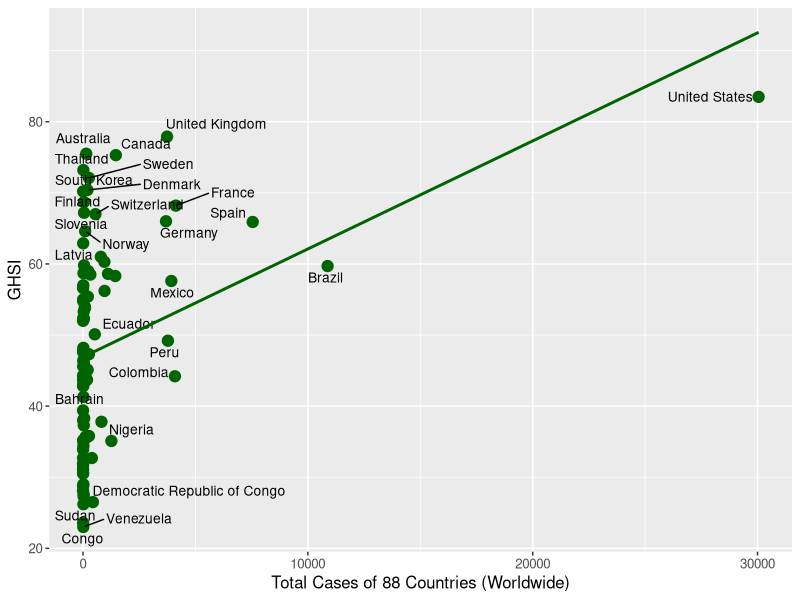
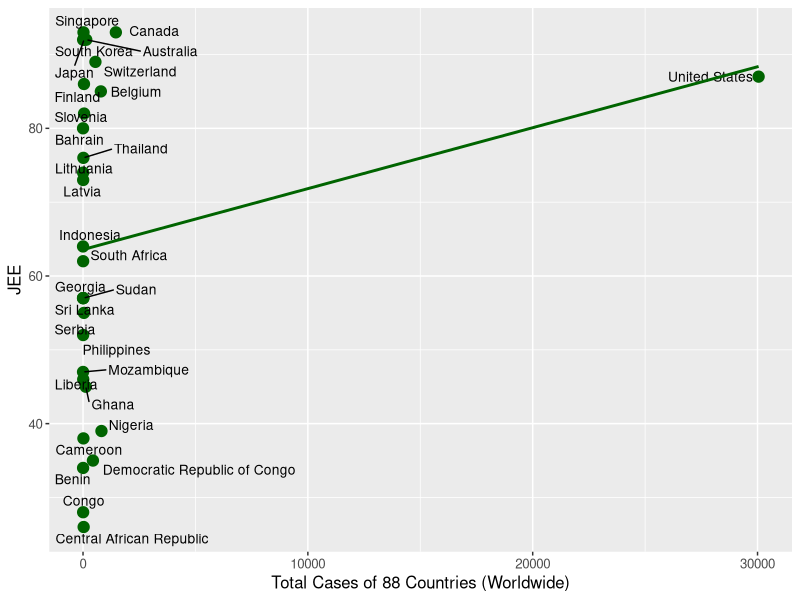
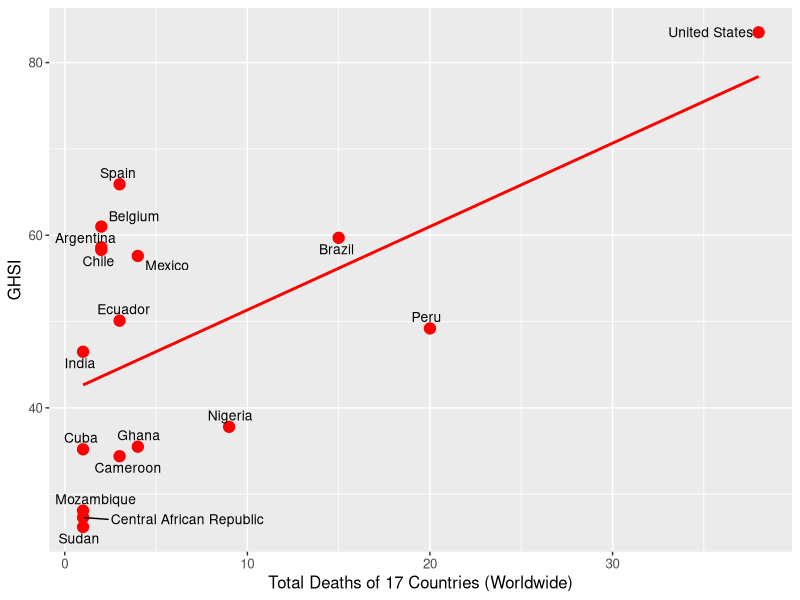
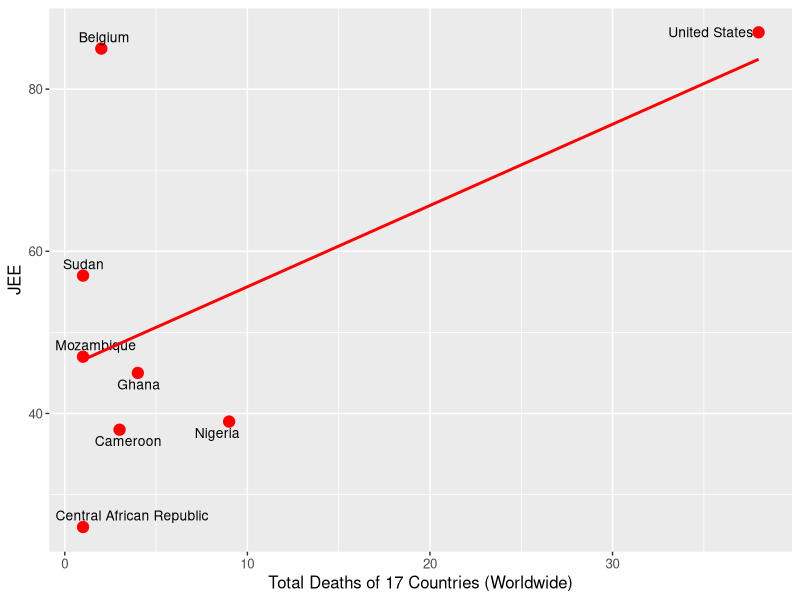
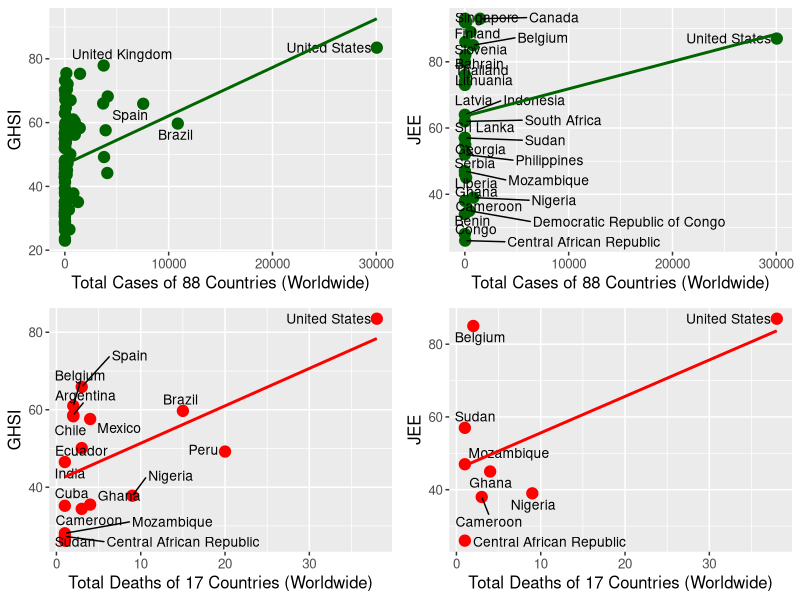

These figures' R source, in order:
library(ggplot2)
library(ggrepel)

options(scipen = 999)


#selection of Top-20 countries
#Data Management

setwd('E:\\MPX Short Articles')
MPX <- read.csv("MPX.csv")

MPX <- subset(MPX, MPX$date == "2023-03-15") #5/29/2021

#Remove World and International information
MPX<-MPX[!(MPX$iso_code=="OWID_WRL"),]

NROW(MPX)
#Creating CFR
MPX$CFR <- (MPX$total_deaths/MPX$total_cases)*100

options(scipen = 999)

GHSI <- read.csv("GHSI.csv")
GHSI[GHSI == 0] <- NA

WGI <- read.csv("WGI.csv")
WGI[WGI == 0] <- NA

JEE <- read.csv("JEE_All3.csv")
JEE$RS[JEE$RS == 0] <- NA

Obesity <- read.csv("Obesity.csv")

#Merge all data with GHSI and WGI

finaldt1 <- merge(GHSI, WGI,  by="location")

finaldt2 <- merge(finaldt1, Obesity,  by="location")

finaldt3 <- merge(finaldt2, JEE,  by="location")

MPX2 <- merge(MPX, finaldt3,  by="location")

MPX2 <- MPX2[c(MPX2$total_cases > 0),]
NROW(MPX2)
cor (MPX2$total_cases , MPX2$GHSI, method = c("pearson"), use = "complete.obs")
cor.test(MPX2$total_cases , MPX2$GHSI, method = c("pearson"), use = "complete.obs")

lm <- glm(GHSI ~ total_cases, data=MPX2)

summary(lm)
confint(lm)

with(summary(lm), 1 - deviance/null.deviance)

a <- ggplot(MPX2, aes(x = total_cases, y = GHSI))  + 
  theme(plot.title = element_text(hjust = 0.5,size=12,face = "bold"),text = element_text(size = 12))+
  geom_point(size = 3.5,
             show.legend = F,colour="dark green") +
  geom_text_repel(show.legend = F, 
                  size = 3.5, 
                  label=MPX2$location, 
                  hjust = 0.2,
                  vjust= 0.5) +
  xlab("Total Cases of 88 Countries (Worldwide)") + ylab("GHSI")  +
  geom_smooth(method = "lm", se = FALSE,colour="dark green") 
a

#JEE

cor (MPX2$total_cases , MPX2$RS, method = c("pearson"), use = "complete.obs")
cor.test(MPX2$total_cases , MPX2$RS, method = c("pearson"), use = "complete.obs")

lm <- glm(RS ~ total_cases, data=MPX2)

summary(lm)
confint(lm)

with(summary(lm), 1 - deviance/null.deviance)

  b <- ggplot(MPX2, aes(x = total_cases, y = RS))  + 
  theme(plot.title = element_text(hjust = 0.5,size=12,face = "bold"),text = element_text(size = 12))+
  geom_point(size = 3.5,
             show.legend = F,colour="dark green") +
  geom_text_repel(show.legend = F, 
                  size = 3.5, 
                  label=MPX2$location, 
                  hjust = 0.2,
                  vjust= 0.5) +
  xlab("Total Cases of 88 Countries (Worldwide)") + ylab("JEE")  +
  geom_smooth(method = "lm", se = FALSE,colour="dark green") 
b


MPX2 <- MPX2[c(MPX2$total_deaths > 0),]
NROW(MPX2)
cor (MPX2$total_deaths , MPX2$GHSI, method = c("pearson"), use = "complete.obs")
cor.test(MPX2$total_deaths , MPX2$GHSI, method = c("pearson"), use = "complete.obs")

lm <- glm(GHSI ~ total_deaths, data=MPX2)

summary(lm)
confint(lm)

with(summary(lm), 1 - deviance/null.deviance)

c <- ggplot(MPX2, aes(x = total_deaths, y = GHSI))  + 
  theme(plot.title = element_text(hjust = 0.5,size=12,face = "bold"),text = element_text(size = 12))+
  geom_point(size = 3.5,
             show.legend = F,colour="red") +
  geom_text_repel(show.legend = F, 
                  size = 3.5, 
                  label=MPX2$location, 
                  hjust = 0.2,
                  vjust= 0.5) +
  xlab("Total Deaths of 17 Countries (Worldwide)") + ylab("GHSI")  +
  geom_smooth(method = "lm", se = FALSE,colour="red") 
c

cor (MPX2$total_deaths , MPX2$RS, method = c("pearson"), use = "complete.obs")
cor.test(MPX2$total_deaths , MPX2$RS, method = c("pearson"), use = "complete.obs")

lm <- glm(RS ~ total_deaths, data=MPX2)

summary(lm)
confint(lm)

with(summary(lm), 1 - deviance/null.deviance)

d <- ggplot(MPX2, aes(x = total_deaths, y = RS))  + 
  theme(plot.title = element_text(hjust = 0.5,size=12,face = "bold"),text = element_text(size = 12))+
  geom_point(size = 3.5,
             show.legend = F,colour="red") +
  geom_text_repel(show.legend = F, 
                  size = 3.5, 
                  label=MPX2$location, 
                  hjust = 0.2,
                  vjust= 0.5) +
  xlab("Total Deaths of 17 Countries (Worldwide)") + ylab("JEE")  +
  geom_smooth(method = "lm", se = FALSE,colour="red") 
d


tiff("GHSIJEE.tiff", units="in", width=12, height=12, res=300)
gridExtra::grid.arrange(a,b,c,d, ncol = 2, nrow=2)
dev.off()

